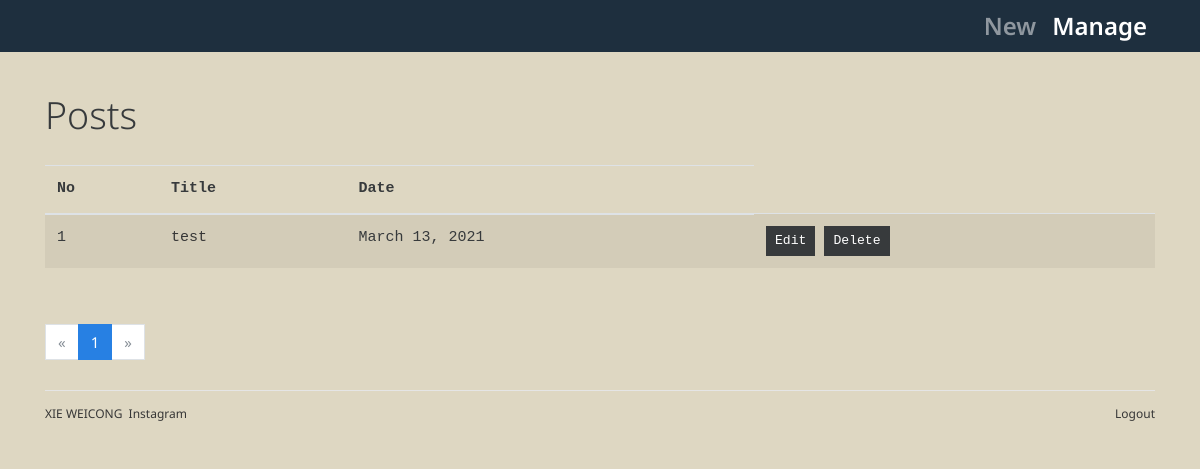
The page /admin/post/manage (signed in) on the database as committed earlier.
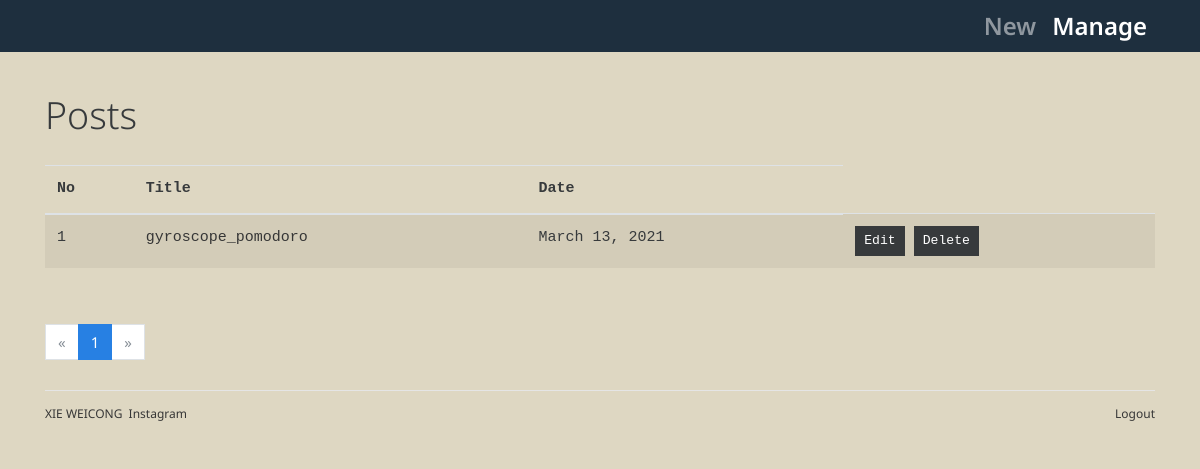
The same page on the database as committed later.
### buildatblog/models.py (models this page shows)
class Post(db.Model):
    id = db.Column(db.Integer, primary_key=True)
    title = db.Column(db.String(60))
    body = db.Column(db.Text)
    timestamp = db.Column(db.DateTime, default=datetime.utcnow, index=True)

### buildatblog/blueprints/admin.py (the view)
@admin_bp.route('/post/manage')
@login_required
def manage_post():
    page = request.args.get('page', 1, type=int)
    pagination = Post.query.order_by(Post.timestamp.desc()).paginate(
        page, per_page=current_app.config['BUILDATBLOG_MANAGE_POST_PER_PAGE'])
    posts = pagination.items
    return render_template('admin/manage_post.html', page=page, pagination=pagination, posts=posts)

### buildatblog/__init__.py (called while the page is built)
def register_template_context(app):
    @app.context_processor
    def make_template_context():
        admin = Admin.query.first()
        return dict(
            admin=admin)

def register_request_handlers(app):
    @app.after_request
    def query_profiler(response):
        for q in get_debug_queries():
            if q.duration >= app.config['BUILDATBLOG_SLOW_QUERY_THRESHOLD']:
                app.logger.warning(
                    'Slow query: Duration: %fs\n Context: %s\nQuery: %s\n '
                    % (q.duration, q.context, q.statement)
                )
        return response

### buildatblog/extensions.py (called while the page is built)
@login_manager.user_loader
def load_user(user_id):
    from buildatblog.models import Admin
    user = Admin.query.get(int(user_id))
    return user

### buildatblog/templates/admin/manage_post.html (shortened to what this page needs)
{% extends 'base.html' %} {% from 'bootstrap/pagination.html' import render_pagination %} {% block title %}Manage Posts{% endblock %} {% block content %}
<div class="page-header">
    <h1 class="posttitle">Posts
    </h1>
</div>
{% if posts %}
<table class="table table-striped">
    <thead>
        <tr>
            <th>No</th>
            <th>Title</th>
            <th>Date</th>
        </tr>
    </thead>
    {% for post in posts %}
    <tr>
        <td>{{ loop.index + ((page - 1) * config.BUILDATBLOG_MANAGE_POST_PER_PAGE) }}</td>
        <td><a href="{{ url_for('blog.show_post', post_id=post.id) }}">{{ post.title }}</a></td>
        <td>{{ moment(post.timestamp).format('LL') }}</td>
        <td>
            <a class="btn btn-dark btn-sm" href="{{ url_for('.edit_post', post_id=post.id) }}">Edit</a>
            <form class="inline" method="post" action="{{ url_for('.delete_post', post_id=post.id, next=request.full_path) }}">
                <button type="submit" class="btn btn-dark btn-sm" onclick="return confirm('Are you sure?');">Delete
                </button>
            </form>
        </td>
    </tr>
    {% endfor %}
</table>
<div class="page-footer">{{ render_pagination(pagination) }}</div>
{% else %}
<div class="tip">
    <h5>No posts.</h5>
</div>
{% endif %} {% endblock %}

Rows that differ between the two databases and show on the page:
changed Post: title "test" → "gyroscope_pomodoro"
